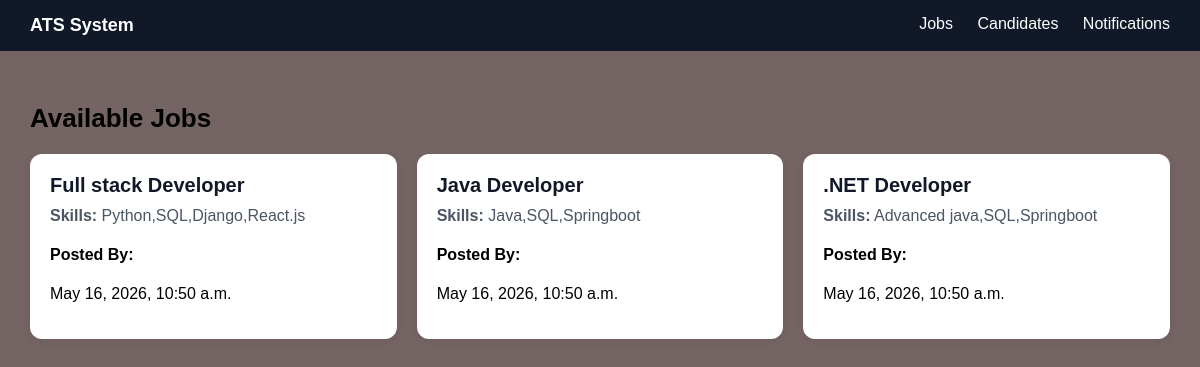
The app's page /, older data.
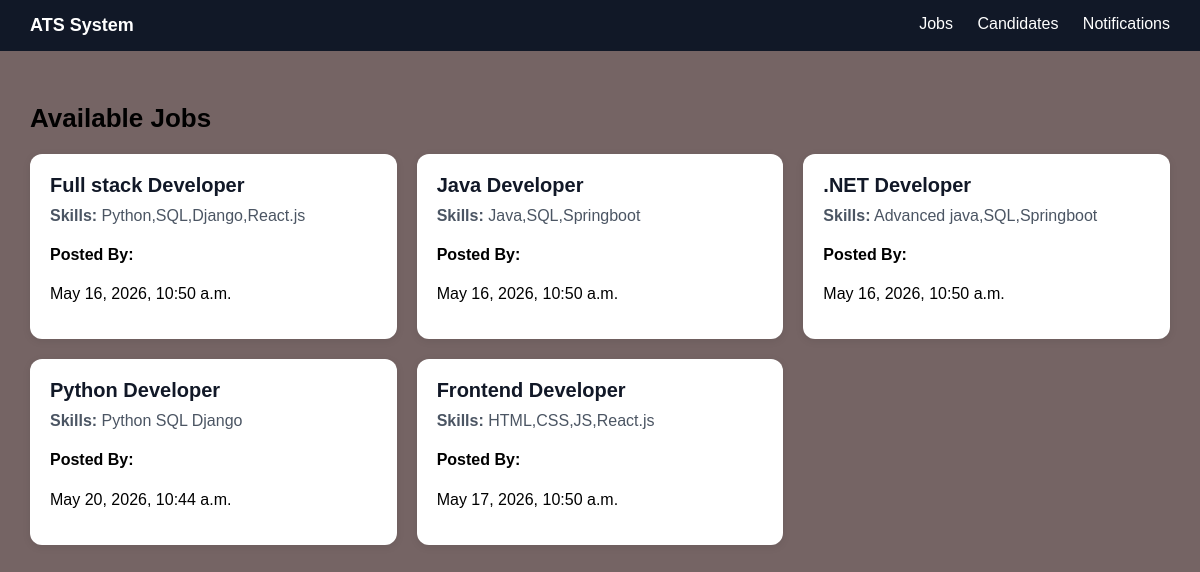
The same page, newer data.
### jobs/models.py (models this page shows)
class Jobs(models.Model):
    title=models.CharField(max_length=20)
    required_skills=models.CharField(max_length=30)
    created_time=models.DateTimeField()

### jobs/views.py (the view)
# urls.py: path('', home, name='home'),
def home(request):
    jobs = Jobs.objects.all()
    return render(request, "jobs.html", {"jobs": jobs})

### templates/Jobs.html (shortened to what this page needs)
{% load static %}
<!DOCTYPE html>
<html>
<head>
    <link rel="stylesheet" href="{% static 'style.css' %}?v=2">
</head>
<body>
<nav class="navbar">
    <div class="logo">ATS System</div>
    <div class="nav-links">
        <a href="/">Jobs</a>
        <a href="/candidates/">Candidates</a>
        <a href="/notifications/">Notifications</a>
    </div>
</nav>
<div class="container">
    <h2 class="title">Available Jobs</h2>
    <div class="job-grid">
        {% for job in jobs %}
            <div class="job-card">
                <h3 class="job-title">{{ job.title }}</h3>
                <p class="job-skills">
                    <b>Skills:</b> {{ job.required_skills }}
                </p>
                <p class="create">
                    <h4>Posted By:</h4>{{job.created_time}}
                </p>
            </div>
        {% empty %}
            <p>No jobs available</p>
        {% endfor %}
    </div>
</div>
</body>
</html>

Row changes from the older to the newer data that the page shows:
added Jobs: title "Python Developer", required_skills "Python SQL Django", created_time "May 20, 2026, 10:44 a.m."
added Jobs: title "Frontend Developer", required_skills "HTML,CSS,JS,React.js", created_time "May 17, 2026, 10:50 a.m."
